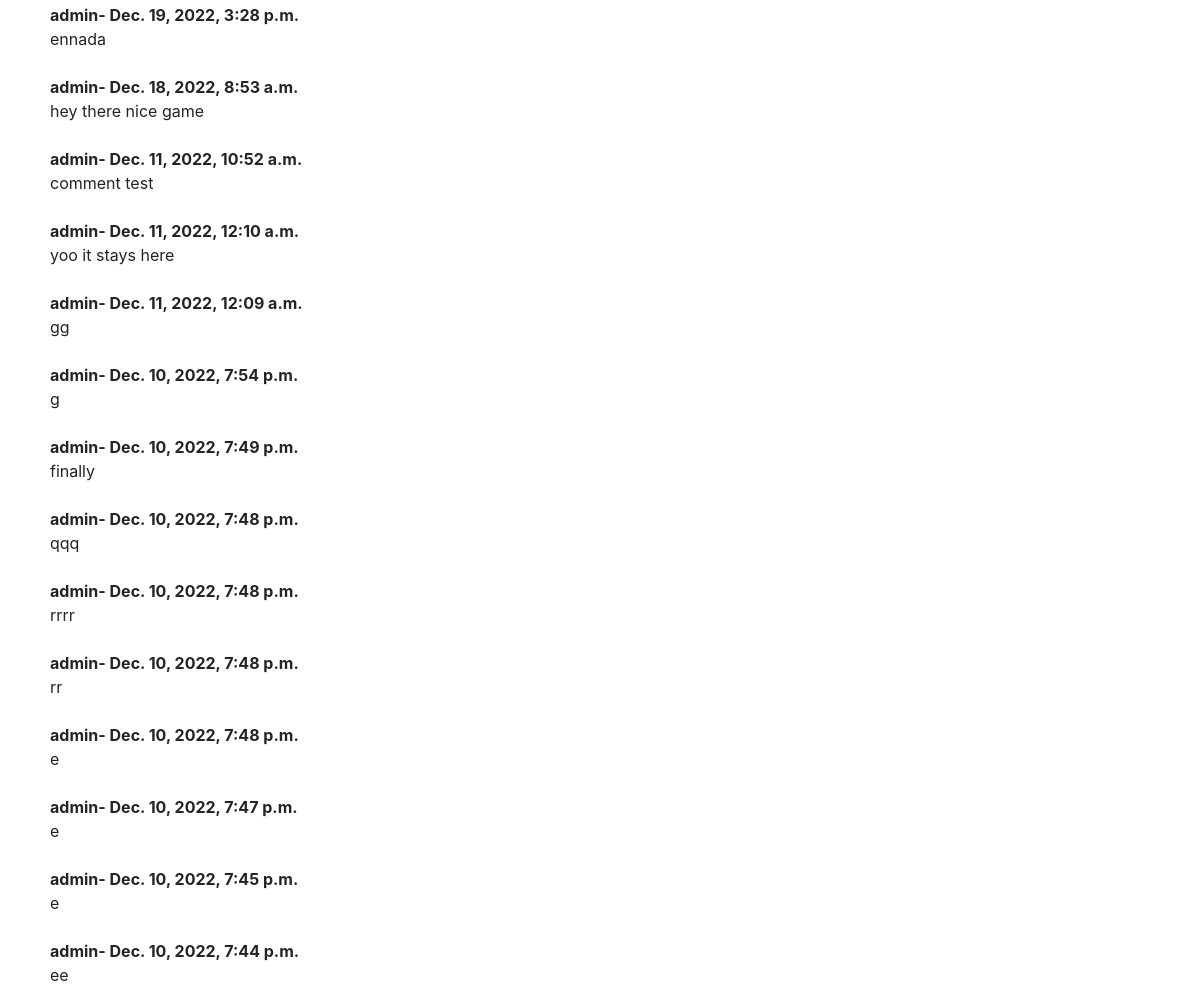
Page /gamedetails/8 (middle part) on the earlier database version.
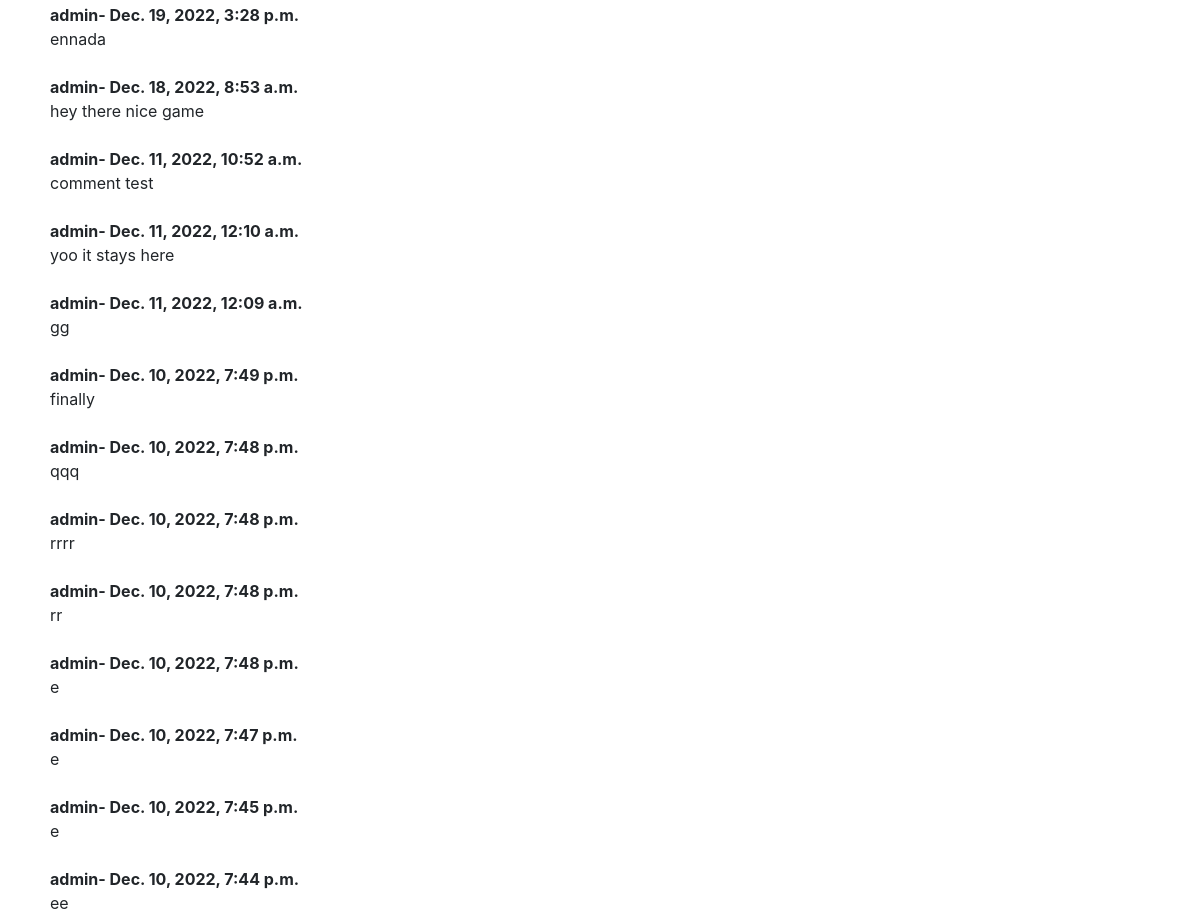
Same page on the later database version.
### newgames/models.py (models this page shows, shortened)
class Comment(models.Model):
    game = models.ForeignKey(Game,related_name="comments",on_delete=models.CASCADE)
    user = models.ForeignKey(settings.AUTH_USER_MODEL, on_delete=models.CASCADE)
    body = models.TextField()
    date_added = models. DateTimeField(auto_now_add=True)

### newgames/views.py (the view)
# urls.py: path('gamedetails/<int:pk>', GameDetailsView.as_view(), name='gamedetails'),
class GameDetailsView(DetailView):
     model = Game
     template_name = 'game_details.html'
     def get_context_data(self, *args,**kwargs):
        context = super(GameDetailsView, self).get_context_data(*args, **kwargs)
        stuff=get_object_or_404(Game, id=self.kwargs['pk'])
        total_hyped=stuff.total_hype()
        total_meh=stuff.total_mehs()
        setmeh = False
        sethyped = False
        if stuff.hype.filter(id=self.request.user.id).exists():
            sethyped = True
        if stuff.meh.filter(id=self.request.user.id).exists():
            setmeh = True
        tot=total_hyped+total_meh
        try:
          inter=(total_hyped/tot)*100
        except:
          inter=0
        try:
          ninter=(total_meh/tot)*100
        except:
          ninter=0
        context["comments"]=Comment.objects.order_by('-date_added')
        context["games"]= Game.objects.values('gen').distinct()
        context["total_hyped"] = total_hyped
        context["total_meh"] = total_meh
        context["sethyped"]=  sethyped
        context["setmeh"]=  setmeh
        context["inter"]= inter
        context["ninter"]= ninter
        return context

### newgames/models.py (called while the page is built)
    def total_hype(self):
        return self.hype.count()

    def total_mehs(self):
        return self.meh.count()

### newgames/templates/game_details.html (shortened to what this page needs)
{% extends 'base.html' %}
{% block content %}
<h1>{{game.title}}</h1><br>
<img width="300px" height="200px" src="{{ game.title_img.url }}"><br><br>
<small>{{game.dev}}</small><br><br>
<small>{{game.pub}}</small><br><br>
<small>{{game.plat}}</small><br><br>
<small>{{game.gen}}</small><br><br>
<small>{{game.gtype}}</small><br><br>
<p>{{game.syn|safe}}</p><br><br>
<br><br>
<br><br>
<br><br>
<br><br>
<h2>Add Comments</h2> <hr><br>
{% if not game.comments.all %}
    No comments...
{%else%}
    {% for comment in comments %}
          <strong>{{comment.user}}-
            {{comment.date_added}}
          </strong>
          <br/>
          {{comment.body}}
          <br><br>
    {% endfor %}
{%endif%}
<br><br>
{% endblock %}

### newgames/templates/base.html (shortened to what this page needs)
<!doctype html>
<html lang="en">
  <head>
    <link rel="stylesheet" href="https://cdn.jsdelivr.net/npm/bootstrap@4.4.1/dist/css/bootstrap.min.css">
  </head>
  <body>
    <div style="margin-left: 50px; margin-right: 50px;  margin-top: 20px;  " >
    {% block content %}
    {% endblock %}
   </div>
  </body>
</html>

Differences in the rows shown:
removed Comment: user "admin", date_added "Dec. 10, 2022, 7:54 p.m.", body "g"
